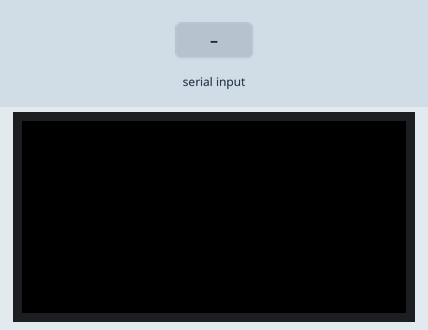
Recording of a sketch running on a simulated Arduino Mega 2560, built with avr-gcc and run on an emulated ATmega2560. Parts: 64×32 colour display. The test bench sets the inputs (shaded band). What the sketch prints to the serial monitor is not drawn.

Above: at 0.9 s.
1.0 s: "&\n" received over Serial
At 1.7 s:
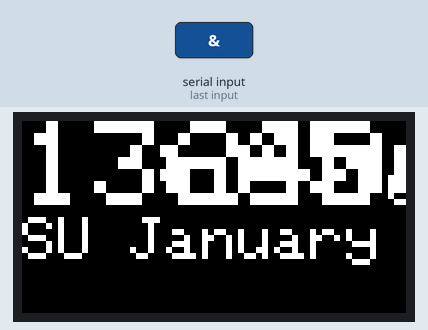
At 3.8 s:
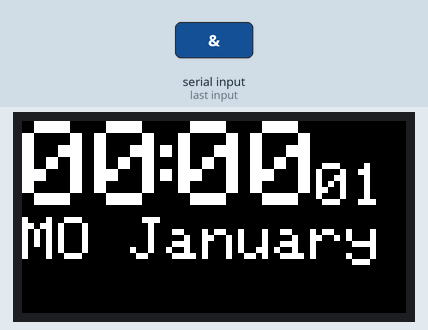
4.0 s: byte 60 (0x3C) received over Serial
At 5.5 s:
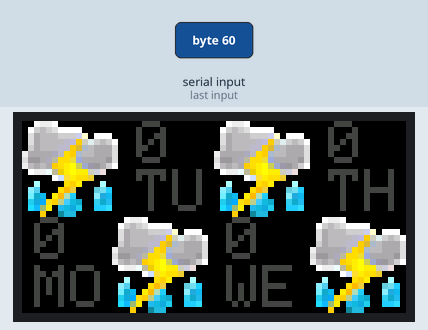
Timing chart, 0 to 7.0 s (numbered marks = the images above; inputs shaded):
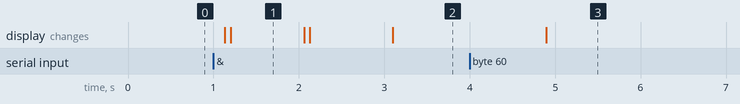

The sketch:

SmartClock.ino
```cpp
#include <RGBmatrixPanel.h>
#include <avr/wdt.h>
#include "WeatherIcons.h"

#define CLK 11
#define OE   9
#define LAT 10
#define A   A0
#define B   A1
#define C   A2
#define D   A3

enum state {
  normal,
  checkWeather,
  alarm
};
state st = normal;

volatile int h = 0, m = 0, s = 0;
volatile bool getTweet = false;
int alarmH = -1, alarmM = -1;
int dayOfWeek = 0;
int dayOfMonth = 0;
int monthN = 0;
long unsigned int startTime = 0;
String hS, mS, sS;


int weatherBuf[8];
int alarmBuf[4];
char messageBuf[64];

RGBmatrixPanel matrix(A, B, C, D, CLK, LAT, OE, true, 64);
int16_t textX = matrix.width(), textMin = 0;

void setup() {
  MCUSR = 0; // set for WatchdogTimer

  // Enable timer5 interrupt; timer5 is 16bits
  cli();
  TCCR5A = 0;
  TCCR5B = 0;
  TCNT5 = 0;                           //set counter value to 0
  OCR5A = 15624;                       // set compare match register for 1Hz, output compare register
  TCCR5B |= (1 << WGM12);              // set timer to CTC mode
  TCCR5B |= (1 << CS12) | (1 << CS10); // set to 1024 prescalar mode
  TIMSK5 |= (1 << OCIE5A);             // enable timer compare interrupt
  sei();

  Serial.begin(115200);
  delay(10);
  int timeBuf[9];
  int tCount = 0;

  while(1) {
    if(Serial.read() == '&') {
      systemDelay(100);
      while(Serial.available() > 0) {
        if(tCount < 7) timeBuf[tCount++] = Serial.read() - '0';  // receiving the decimal value of the char number.. so 51 - 48 = 3
        else timeBuf[tCount++] = (int)Serial.read();
      }
      break;
    }
  }

  s = (timeBuf[4] * 10 + timeBuf[5]);
  m = timeBuf[2] * 10 + timeBuf[3];
  h = timeBuf[0] * 10 + timeBuf[1];
  dayOfWeek = timeBuf[6];
  dayOfMonth = timeBuf[8];
  monthN = timeBuf[7];
  matrix.begin();
  matrix.setTextWrap(false);
}

void loop() {
  if(getTweet) { // at every hour, this condition will run.
    Serial.write(0x7E);
    getTweet = false;
  }

  if(Serial.available() > 0) {
    // Baud rate is very high, so without a long delay,
    // the system ignores an incoming msg because it has not arrived yet
    systemDelay(800);
    checkMessage();
  }
  switch(st) {
    case normal:
      if(dayOfWeek >= 7) dayOfWeek = 0;
      if(monthN >= 12) monthN = 1;
      printTime();
      displayNews();
      break;
    case checkWeather:
      exitWeather();
      break;
    case alarm:
      Serial.println("WAKE UP");
      st = normal;
      break;
  }
  matrix.swapBuffers(true);
}

/**
 * @brief function to scroll text across the bottom section of the screen
 *
 */
void displayNews() {
  if((--textX) < textMin) textX = matrix.width();
  matrix.setTextColor(matrix.ColorHSV(45, 255, 255, true));
  matrix.setCursor(textX, 25);
  matrix.print(messageBuf);
}

/**
 * @brief function reads data and stores them into their appropriate buffers
 *   **Could be updated to include a single buffer**
 */
void checkMessage() {
  int data = 0;
  byte recData = Serial.read();
  // Serial.println(recData);
  if(recData == 0x3C) { // weather information
    while(Serial.available() > 0) {
      weatherBuf[data++] = (int)Serial.read(); // coming in as byte
    }
    printWeather();
    startTime = millis();
    st = checkWeather;
  } else if(recData == 0x3F) { // alarm state
    while(Serial.available() > 0) {
      alarmBuf[data++] = Serial.read() - '0';
    }
    setAlarm();
  } else if(recData == 0x2B) { // reset system
    resetClock();
  } else if(recData == 0x5E) {
    while(Serial.available() > 0 && data < 64) {
      char m = (char)Serial.read();
      if(m == '#' && data != 0) messageBuf[data++] = ' ';
      messageBuf[data++] = m;
    }
    textMin = -1 * (sizeof(messageBuf) * 5);
  }
  flushBuffer();
}

/**
 * @brief print out weather information
 *
 */
void printWeather() {
  matrix.setCursor(0, 0);
  matrix.fillScreen(0);
  matrix.setTextColor(matrix.ColorHSV(0, 1, 150, true));
  matrix.setTextSize(1);

  // PRINT WEATHER ICONS
  drawWeather(weatherBuf[0], 0, 0);
  drawWeather(weatherBuf[1], 15, 16);
  drawWeather(weatherBuf[2], 32, 0);
  drawWeather(weatherBuf[3], 48, 16);

  // PRINT DAY OF WEEK
  matrix.setCursor(2, 24);
  matrix.print(nameOfDay(dayOfWeek % 7));
  matrix.setCursor(19, 8);
  matrix.print(nameOfDay((dayOfWeek + 1) % 7));
  matrix.setCursor(34, 24);
  matrix.print(nameOfDay((dayOfWeek + 2) % 7));
  matrix.setCursor(51, 8);
  matrix.print(nameOfDay((dayOfWeek + 3) % 7));

  // PRINT TEMP(F)
  matrix.setCursor(2, 16);
  matrix.print(weatherBuf[4]);
  matrix.setCursor(19, 0);
  matrix.print(weatherBuf[5]);
  matrix.setCursor(34, 16);
  matrix.print(weatherBuf[6]);
  matrix.setCursor(51, 0);
  matrix.print(weatherBuf[7]);

}

/**
 * @brief function to print weather icon based on weather code
 * Weather Code:
 * 0 = thunderstorm
 * 1 = Drizzle
 * 2 = Rain
 * 3 = Snow
 * 4 = Mist
 * 5 = Clear
 * 6 = Tornado
 * 7 = Clouds
 * 8 = Fog
 * 9 = IGNORE
 * @param code unique weather id
 * @param x x position of the image
 * @param y y position of the image
 */
void drawWeather(int code, int x, int y) {
  if     (code == 0) matrix.drawRGBBitmap(x, y, thunderstorms, 16, 16);
  else if(code == 1) matrix.drawRGBBitmap(x, y, light_rain, 16, 16);
  else if(code == 2) matrix.drawRGBBitmap(x, y, rain, 16, 16);
  else if(code == 3) matrix.drawRGBBitmap(x, y, snow, 16, 16);
  else if(code == 4) matrix.drawRGBBitmap(x, y, showers, 16, 16);
  else if(code == 5) matrix.drawRGBBitmap(x, y, sunny_period, 16, 16);
  else if(code == 6) matrix.drawRGBBitmap(x, y, storm, 16, 16);
  else if(code == 7) matrix.drawRGBBitmap(x, y, cloudy, 16, 16);
  else if(code == 8) matrix.drawRGBBitmap(x, y, foggy, 16, 16);
}

/**
 * @brief helper function to print out the time on the matrix
 *
 */
void printTime() {
  mS = String(m);
  hS = String(h);
  sS = String(s);
  if(s < 10) sS = '0' + sS;
  if(m < 10) mS = '0' + mS;
  if(h < 10) hS = '0' + hS;
  matrix.setCursor(0, 0);
  matrix.fillScreen(0);
  matrix.setTextColor(matrix.Color333(255, 255, 255));
  matrix.setTextSize(2);
  matrix.print(hS);
  matrix.setCursor(19, 0);
  matrix.print(":");
  matrix.setCursor(26, 0);
  matrix.print(mS);
  matrix.setTextSize(1);
  matrix.setCursor(49, 7);
  matrix.print(sS);
  matrix.setCursor(0, 16);
  matrix.print(nameOfDay(dayOfWeek));
  matrix.print(nameOfMonth(monthN));
  matrix.print(dayOfMonth);
}

/**
 * @brief function to get the name of the day
 *
 * @param dayWeek 0 - Sun
 * @return String returns the string of the day
 */
String nameOfDay(int dayWeek) {
  if     (dayWeek == 0) return "SU";
  else if(dayWeek == 1) return "MO";
  else if(dayWeek == 2) return "TU";
  else if(dayWeek == 3) return "WE";
  else if(dayWeek == 4) return "TH";
  else if(dayWeek == 5) return "FR";
  else if(dayWeek == 6) return "SA";
  else return "EMPTY";
}

/**
 * @brief function to get the name of the month
 *
 * @param m int correlating with the month number
 * @return String 1 - January
 */
String nameOfMonth(int m) {
  if     (m == 1) return " January ";
  else if(m == 2) return " February ";
  else if(m == 3) return " March ";
  else if(m == 4) return " April ";
  else if(m == 5) return " May ";
  else if(m == 6) return " June ";
  else if(m == 7) return " July ";
  else if(m == 8) return " August ";
  else if(m == 9) return " September ";
  else if(m == 10) return " Octber ";
  else if(m == 11) return " November ";
  else if(m == 12) return " December ";
  else return "EMPTY";
}

/**
 * @brief function to exit weather state after 8 secs since state change elapsed
 *
 */
void exitWeather() {
  long unsigned int currentTime = millis();
  if(currentTime - startTime > 8000) {
    st = normal;
  }
}

/**
 * @brief helper function that sets the global variables based on the data from alarmBuf
 *
 */
void setAlarm() {
  alarmH = alarmBuf[0] * 10 + alarmBuf[1];
  alarmM = alarmBuf[2] * 10 + alarmBuf[3];
  // Serial.println(alarmH);
  // Serial.println(alarmM);
}

/**
 * @brief deprecated code
 *
 */
void updateTime() {
  s++;
  if(s >= 60) {
    s = 0;
    m++;
    if(m >= 60) {
      m = 0;
      h++;
      if(h >= 24) {
        h = 0;
      }
    }
  }
  if(alarmH == h && alarmM == m) st = alarm;
  mS = String(m);
  hS = String(h);
  sS = String(s);
  if(s < 10) sS = '0' + sS;
  if(m < 10) mS = '0' + mS;
  if(h < 10) hS = '0' + hS;
}

/**
 * @brief function to empty out the data buffer
 *
 */
void flushBuffer() {
  while(Serial.available() > 0) Serial.read();
}

/**
 * @brief enables WatchDogTimer and idles system to trigger it - causing reset
 *
 */
void resetClock() {
  wdt_enable(WDTO_30MS);
  while(1) {}
}

/*
    function is used to pause system. Purpose is to avoid using Delay()
    @param int wait, 1000 = 1 sec
    @return nothing
*/
void systemDelay(int wait) {
  long unsigned int timeStamp = millis();
  while ((millis() - timeStamp) < wait) { // wait designated time
    // do nothing
  }
}

/**
 * @brief Construct a new ISR object, increments s, m, h and changes st to alarm if triggered
 *
 */
ISR(TIMER5_COMPA_vect) {
  s++;
  if(s >= 60) {
    s = 0;
    m++;
    if(m >= 60) {
      m = 0;
      h++;
      getTweet = true;
      if(h >= 24) {
        h = 0;
        dayOfMonth++;
        dayOfWeek++;
      }
    }
  }
  if(alarmH == h && alarmM == m && s == 0) st = alarm;
}
```

Source omitted: WeatherIcons.h (data table, 24896 bytes)

Measured:
- after the input at 4.0 s, the display: changes after 0.90 s (image 3)
- what the display in image 1 shows lasts 0.9 s, from 1.2 s to 2.1 s
